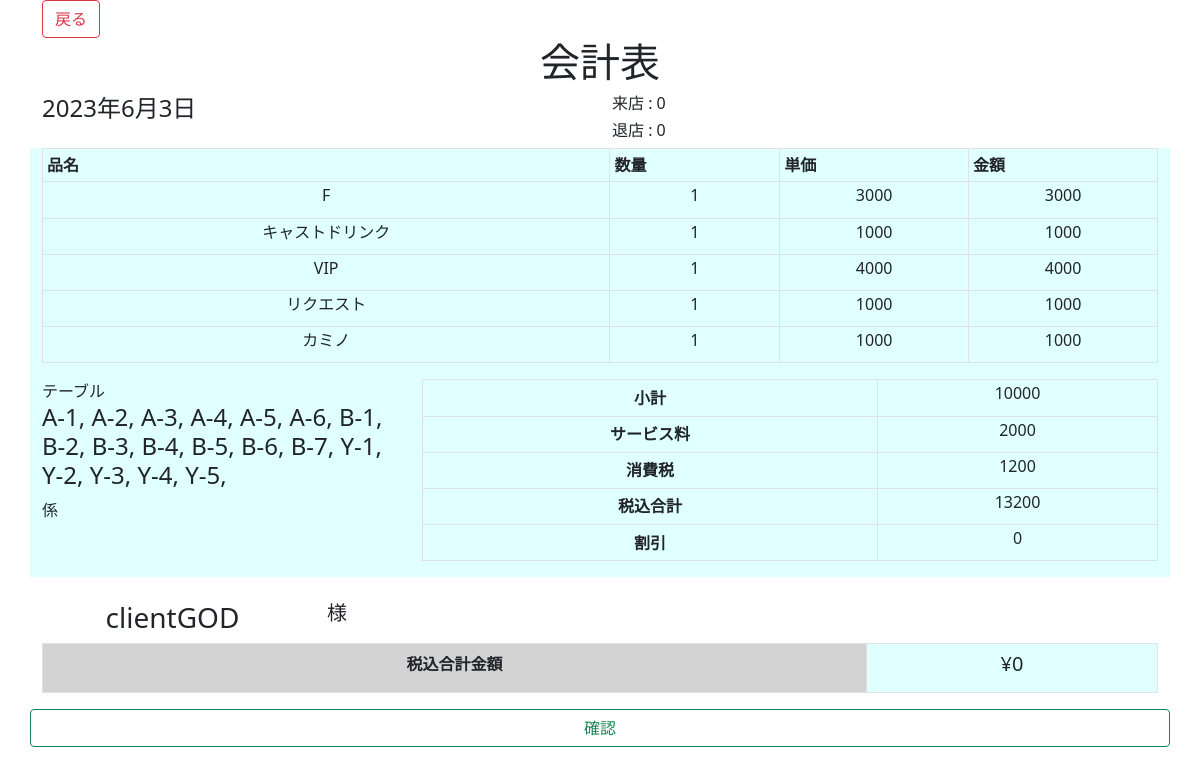
Screenshot of /compSheet/1 with the database file from the repository.
### attendance/models.py (models this page shows, shortened)
class CheckSheet(models.Model):
    total_fee = models.IntegerField(default=0)
    discount = models.IntegerField(default=0)
    how_cash = models.CharField(max_length=20, null=True)
    asign = models.BooleanField(default=False)
    client_name = models.CharField(max_length=20, null=True)
    client_num = models.IntegerField(default=0)
    start_time = models.DateTimeField(verbose_name="来店時間")
    end_time = models.DateTimeField(verbose_name="退店時間")
    start_overtime = models.CharField(max_length=20, null=True)
    end_overtime = models.CharField(max_length=20, null=True)
    drink_staff = models.ManyToManyField("Account",related_name="drink",through="SheetStaffRelation")
    staff = models.ManyToManyField("Account",through="SheetAccountRelation")
    memo_str = models.CharField(max_length=100, null=True)
    def __str__(self):
        return self.client_name

class Item(models.Model):
    item_name = models.CharField(max_length=20, null=True)
    staff =  models.CharField(max_length=20, null=True)
    item_num = models.IntegerField()
    item_cost = models.IntegerField()
    checkSheet = models.ForeignKey(CheckSheet, on_delete=models.CASCADE)
    Menu = models.ForeignKey(ItemMenu, on_delete=models.CASCADE)

class Seat(models.Model):
    Seat_ID = models.CharField(max_length=10, null=True)
    CheckSheet = models.ForeignKey(CheckSheet, on_delete=models.CASCADE)
    attr = models.CharField(max_length=3, null=True)
    pos_x = models.IntegerField(default=0)
    pos_y = models.IntegerField(default=0)
    is_use = models.BooleanField(default=False)
    def __str__(self):
        return self.Seat_ID

### attendance/views.py (the view, shortened to what this page needs)
# urls.py: path("compSheet/<int:pk>", views.CompCheckSheet.as_view(), name="CompSheet"),
class CompCheckSheet(TemplateView):
    def get(self, request, pk):
        context = {
            "CheckSheet": get_object_or_404(CheckSheet, pk=pk),
            }
        return render(request,"attendance/comp_checksheet.html", context)

### templates/attendance/comp_checksheet.html (shortened to what this page needs)
{% extends "attendance/DB5_base.html" %}
{% block body %}
<div class="container">
    <form action="{% url 'CompSheet' pk=CheckSheet.pk %}" method="post">
        <input type="submit" class="btn btn-outline-danger" name="cancel" value="戻る">
        <header>
            <h1 class="text-center">会計表</h1>
        </header>
        <div class="row">
            <div class="col">
                <h4>{{CheckSheet.start_time|date:"Y年n月j日"}}</h4>
            </div>
            <div class="col">
                <div class="col">
                    <h6>来店 : {{CheckSheet.start_overtime}}</h6>
                </div>
                <div class="col">
                    <h6>退店 : {{CheckSheet.end_overtime}}</h2>
                </div>
            </div>
        <div style="background-color: lightcyan; height: auto;">
            <div>
                <table class="table table-bordered table-sm">
                    <thead>
                    <tr>
                        <th scope="col">品名</th>
                        <th scope="col">数量</th>
                        <th scope="col">単価</th>
                        <th scope="col">金額</th>
                    </tr>
                    </thead>
                    <tbody id="order" style="vertical-align: middle">
                        {% for item in CheckSheet.item_set.all %}
                            <tr id="item_field" style="text-align: center;">
                                <td>
                                    <h6>{{item.item_name}}</h6>
                                </td>
                                <td >
                                    <h6 class="item_num">{{item.item_num}}</h6>
                                </td>
                                <td>
                                    <h6 class="item_cost">{{item.item_cost}}</h6>
                                </td>
                                <td>
                                    <h6 class="item_total">0</h6>
                                </td>
                            </tr>
                        {% endfor %}
                    </tbody>
                </table>
            </div>
            <div>
                <div class="row">
                    <div class="col-4">
                        <div>
                            <label for="table-id">テーブル</label>
                            <h4 id="table-id">
                            {% for seat in CheckSheet.seat_set.all %}
                                {{seat}},
                            {% endfor %}
                            </h4>
                            <label for="dropdownMenuButton1">係</label>
                            <div class="col-auto">
                                <div class="row" name="staffs">
                                </div>
                            </div>
                        </div>
                    </div>
                    <div class="col-8">
                        <table class="table table-bordered table-sm align-middle">
                            <tbody style="text-align: center;">
                                <tr>
                                    <th>小計</th>
                                    <td >
                                        <h6 id="total-s">0</h6>
                                    </td>
                                </tr>
                                <tr>
                                    <th>サービス料</th>
                                    <td>
                                        <h6 id="total-20">0</h6>
                                    </td>
                                </tr>
                                <tr>
                                    <th>消費税</th>
                                    <td>
                                        <h6 id="total-10">0</h6>
                                    </td>
                                </tr>
                                <tr>
                                    <th>税込合計</th>
                                    <td>
                                        <h6 id="total-all">0</h6>
                                    </td>
                                </tr>
                                <tr>
                                    <th>割引</th>
                                    <td>
                                        <h6 id="discount">{{CheckSheet.discount}}</h6>
                                    </td>
                                </tr>
                            </tbody>
                        </table>
                    </div>
                </div>
            </div>
        </div>
        <div>
            <br>
            <div class="row">
                <div class="col-3" style="text-align: center">
                    <h3>{{CheckSheet}}</h3>
                </div>
                <div class="col-2">
                    <h5>様</h5>
                </div>
            </div>
            <table class="table table-bordered">
                <tbody style="text-align: center">
                    <tr>
                        <th style="background-color: lightgrey;">税込合計金額</th>
                        <td style="background-color: lightcyan;">
                            <h5 id="total-f">¥{{CheckSheet.total_fee}}</h5>
                        </td>
                    </tr>
                </tbody>
            </table>
        </div>
        <input type="submit" class="btn btn-outline-success" value="確認">
    </form>
</div>
{% endblock body %}

### rows the page displays
CheckSheet: start_time "2023年6月3日", start_overtime "0", end_overtime "0", discount "0", client_name "clientGOD", total_fee "0"
Item: item_name "F", item_num "1", item_cost "3000"
Item: item_name "キャストドリンク", item_num "1", item_cost "1000"
Item: item_name "VIP", item_num "1", item_cost "4000"
Item: item_name "リクエスト", item_num "1", item_cost "1000"
Item: item_name "カミノ", item_num "1", item_cost "1000"
Seat: Seat_ID "A-1"
Seat: Seat_ID "A-2"
Seat: Seat_ID "A-3"
Seat: Seat_ID "A-4"
Seat: Seat_ID "A-5"
Seat: Seat_ID "A-6"
Seat: Seat_ID "B-1"
Seat: Seat_ID "B-2"
Seat: Seat_ID "B-3"
Seat: Seat_ID "B-4"
Seat: Seat_ID "B-5"
Seat: Seat_ID "B-6"
Seat: Seat_ID "B-7"
Seat: Seat_ID "Y-1"
Seat: Seat_ID "Y-2"
Seat: Seat_ID "Y-3"
Seat: Seat_ID "Y-4"
Seat: Seat_ID "Y-5"
